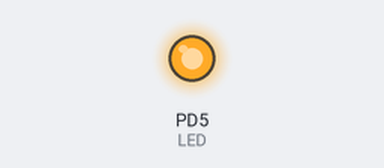
Bench run of a program on a simulated ATmega328P, built with avr-gcc and emulated at 16 MHz. Parts: output pins drawn as LEDs (lit = HIGH).

Above: at 1.5 s.
At 5.5 s:
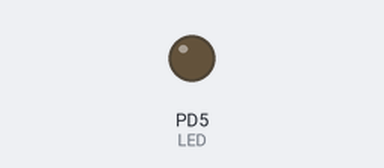
Timing chart, 0 to 10.4 s (numbered marks = the images above):
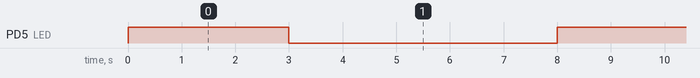

The program:

main.c
```c
/*
 * q1.c
 *
 * Created: 01-06-2026 10:52:19
 * Author : hafna
 Objective: Write a program to toggle an LED connected to PORTD Pin 5 with
 specific timing intervals for the ON and OFF states.
 Requirements: The LED must be interfaced with PORTD Pin 5. Upon system start
 or reset, the LED must immediately turn ON and remain in that state for exactly 3
 seconds. After the ON period, the LED must turn OFF for a duration of exactly 5
 seconds. The program must be designed to continuously loop this 3-second ON and
 5-second OFF sequence.
 */

#define F_CPU 16000000UL
#include <avr/io.h>
#include <util/delay.h>


int main(void)
{
	DDRD |= (1<<DDD5); // Set PD5 as output


    while (1)
    {
	 	 PORTD |= (1<<PD5); // Set PD5 high (LED ON)


		 for(int i = 0; i < 300; i++)
		 {
			 _delay_ms(10);    //3sec delay
		 }


		 PORTD &= ~(1<<PD5); //Set PD5 low (LED OFF)

		 for(int i = 0; i < 500; i++)
		 {
			 _delay_ms(10);    //5sec delay
		 }
    }
}
```

Measured:
- by itself, PD5 (LED): alternates HIGH for 3.0 s and LOW for 5.0 s
